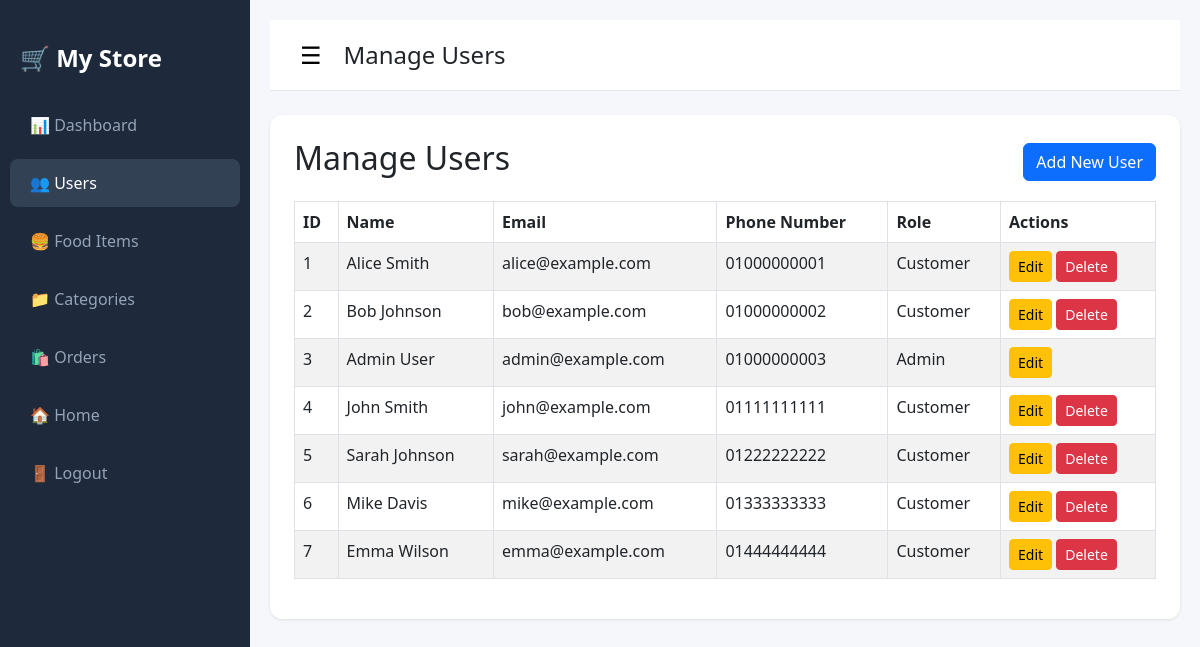
The page /modules/admin/users.php (signed in) on the database its author committed.
### tables this page shows
CREATE TABLE `users` (
  `id` int(10) UNSIGNED NOT NULL,
  `name` varchar(100) NOT NULL,
  `phone_number` varchar(20) DEFAULT NULL,
  `email` varchar(150) DEFAULT NULL,
  `password` varchar(255) NOT NULL,
  `role` tinyint(4) NOT NULL DEFAULT 0
);

### modules/admin/users.php (the view, shortened to what this page needs)
<?php
require_once '../../config/db.php';
$sql = "SELECT id, name, email, phone_number, role FROM users ORDER BY id ASC";
$result = $conn->query($sql);
?>
<!DOCTYPE html>
<html lang="en">
<head>
    <link href="https://cdn.jsdelivr.net/npm/bootstrap@5.3.0/dist/css/bootstrap.min.css" rel="stylesheet">
</head>
<body>
    <div class="sidebar">
        <div class="brand">
            🛒 My Store
        </div>
        <nav class="nav flex-column">
            <a class="nav-link" href="index.php">
                <span>📊</span> Dashboard
            </a>
            <a class="nav-link active" href="users.php">
                <span>👥</span> Users
            </a>
            <a class="nav-link" href="products.php">
                <span>🍔</span> Food Items
            </a>
            <a class="nav-link" href="categories.php">
                <span>📁</span> Categories
            </a>
            <a class="nav-link" href="orders.php">
                <span>🛍️</span> Orders
            </a>
            <a class="nav-link" href="../../index.php">
                <span>🏠</span> Home
            </a>
            <a class="nav-link" href="../auth/logout.php">
                <span>🚪</span> Logout
            </a>
        </nav>
    </div>
    <div class="main-content">
        <div class="topbar d-flex justify-content-between align-items-center">
            <div class="d-flex align-items-center gap-3">
                <button class="menu-toggle" onclick="toggleSidebar()">
                    ☰
                </button>
                <h4 class="mb-0">Manage Users</h4>
            </div>
        </div>
        <div class="data-table">
        <div class="d-flex justify-content-between align-items-center mb-3">
            <h2>Manage Users</h2>
            <button type="button" class="btn btn-primary" data-bs-toggle="modal" data-bs-target="#addUserModal">
                Add New User
            </button>
        </div>
        <div class="table-responsive">
            <table class="table table-bordered table-striped">
                <thead>
                    <tr>
                        <th>ID</th>
                        <th>Name</th>
                        <th>Email</th>
                        <th>Phone Number</th>
                        <th>Role</th>
                        <th>Actions</th>
                    </tr>
                </thead>
                <tbody>
                    <?php if ($result->num_rows > 0): ?>
                        <?php while($user = $result->fetch_assoc()): ?>
                            <tr>
                                <td><?php echo $user['id']; ?></td>
                                <td><?php echo htmlspecialchars($user['name']); ?></td>
                                <td><?php echo htmlspecialchars($user['email']); ?></td>
                                <td><?php echo htmlspecialchars($user['phone_number']); ?></td>
                                <td><?php echo $user['role'] == 1 ? 'Admin' : 'Customer'; ?></td>
                                <td>
                                    <button type="button" class="btn btn-sm btn-warning"
                                            data-bs-toggle="modal"
                                            data-bs-target="#editUserModal"
                                            onclick="editUser(<?php echo $user['id']; ?>, '<?php echo addslashes($user['name']); ?>', '<?php echo addslashes($user['email']); ?>', '<?php echo addslashes($user['phone_number']); ?>', <?php echo $user['role']; ?>)">
                                        Edit
                                    </button>
                                    <?php if ($user['id'] != $_SESSION['user_id']): ?>
                                        <form method="POST" action="process_user.php" style="display:inline;">
                                            <button type="submit" class="btn btn-sm btn-danger">Delete</button>
                                        </form>
                                    <?php endif; ?>
                                </td>
                            </tr>
                        <?php endwhile; ?>
                    <?php else: ?>
                        <tr>
                            <td colspan="6" class="text-center">No users found</td>
                        </tr>
                    <?php endif; ?>
                </tbody>
            </table>
        </div>
        </div>
    </div>
</body>
</html>

### modules/admin/users.php (style rules this page uses)
body { background: #f5f7fa; }
.sidebar { background: #1e293b; min-height: 100vh; position: fixed; left: 0; top: 0; width: 250px; padding-top: 20px; }
.sidebar .brand { padding: 20px; font-size: 24px; font-weight: bold; color: white; }
.sidebar .nav-link { color: #94a3b8; padding: 12px 20px; margin: 5px 10px; border-radius: 8px; transition: all 0.3s; }
.sidebar .nav-link:hover, .sidebar .nav-link.active { background: #334155; color: white; }
.main-content { margin-left: 250px; padding: 20px; transition: margin-left 0.3s; }
.menu-toggle { background: none; border: none; font-size: 24px; cursor: pointer; }
.topbar { background: white; border-bottom: 1px solid #e5e7eb; padding: 16px 24px; margin-bottom: 24px; }
.data-table { background: white; border-radius: 12px; padding: 24px; box-shadow: 0 1px 3px rgba(0,0,0,0.1); }

### rows shown on the page
users: id "1", name "Alice Smith", email "alice@example.com", phone_number "01000000001", role "Customer"
users: id "2", name "Bob Johnson", email "bob@example.com", phone_number "01000000002", role "Customer"
users: id "3", name "Admin User", email "admin@example.com", phone_number "01000000003", role "Admin"
users: id "4", name "John Smith", email "john@example.com", phone_number "01111111111", role "Customer"
users: id "5", name "Sarah Johnson", email "sarah@example.com", phone_number "01222222222", role "Customer"
users: id "6", name "Mike Davis", email "mike@example.com", phone_number "01333333333", role "Customer"
users: id "7", name "Emma Wilson", email "emma@example.com", phone_number "01444444444", role "Customer"
